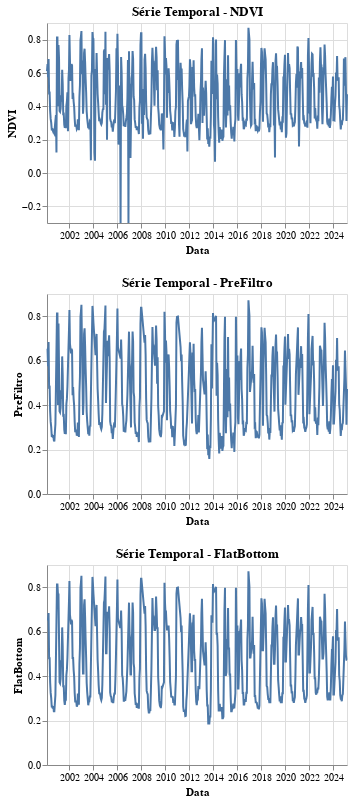

This figure's notebook cell:
### Code cell
# 4.6 Visualizações interativas com Altair
print("\n Visualização interativa de séries temporais:")

# Criar gráfico interativo para cada métrica
charts = []
for coluna in colunas_numericas:
    chart = alt.Chart(df_satveg).mark_line().encode(
        x='Data',
        y=alt.Y(coluna, title=coluna),
        tooltip=['Data', coluna]
    ).properties(
        title=f'Série Temporal - {coluna}',
        width=300,
        height=200
    )
    charts.append(chart)

# Exibir gráficos em grid
display(alt.vconcat(*charts))

### Figure 1 — Vega-Lite specification as saved in the notebook (floating-point values rounded to 4 significant figures; data arrays with more than 128 entries replaced by an {"elided": "..."} marker saying what was removed)
{"config": {"view": {"continuousWidth": 300, "continuousHeight": 300}}, "vconcat": [{"mark": {"type": "line"}, "encoding": {"tooltip": [{"field": "Data", "type": "temporal"}, {"field": "NDVI", "type": "quantitative"}], "x": {"field": "Data", "type": "temporal"}, "y": {"field": "NDVI", "title": "NDVI", "type": "quantitative"}}, "height": 200, "title": "Série Temporal - NDVI", "width": 300}, {"mark": {"type": "line"}, "encoding": {"tooltip": [{"field": "Data", "type": "temporal"}, {"field": "PreFiltro", "type": "quantitative"}], "x": {"field": "Data", "type": "temporal"}, "y": {"field": "PreFiltro", "title": "PreFiltro", "type": "quantitative"}}, "height": 200, "title": "Série Temporal - PreFiltro", "width": 300}, {"mark": {"type": "line"}, "encoding": {"tooltip": [{"field": "Data", "type": "temporal"}, {"field": "FlatBottom", "type": "quantitative"}], "x": {"field": "Data", "type": "temporal"}, "y": {"field": "FlatBottom", "title": "FlatBottom", "type": "quantitative"}}, "height": 200, "title": "Série Temporal - FlatBottom", "width": 300}], "data": {"name": "data-b7a1e1264b964ec8538aee6781110648"}, "$schema": "https://vega.github.io/schema/vega-lite/v5.20.1.json", "datasets": {"data-b7a1e1264b964ec8538aee6781110648": {"elided": "576 records"}}}
